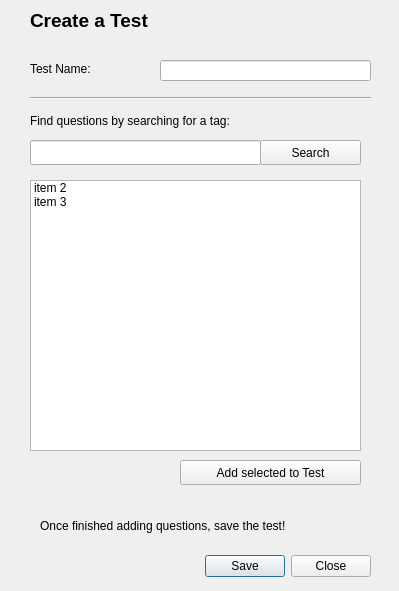
<?xml version="1.0" encoding="UTF-8"?>
<ui version="4.0">
 <class>createQuestion</class>
 <widget class="QDialog" name="createQuestion">
  <property name="geometry">
   <rect>
    <x>0</x>
    <y>0</y>
    <width>399</width>
    <height>591</height>
   </rect>
  </property>
  <property name="windowTitle">
   <string>Dialog</string>
  </property>
  <widget class="QDialogButtonBox" name="buttonBox">
   <property name="geometry">
    <rect>
     <x>30</x>
     <y>550</y>
     <width>341</width>
     <height>32</height>
    </rect>
   </property>
   <property name="orientation">
    <enum>Qt::Horizontal</enum>
   </property>
   <property name="standardButtons">
    <set>QDialogButtonBox::Close|QDialogButtonBox::Save</set>
   </property>
  </widget>
  <widget class="QLabel" name="label_6">
   <property name="geometry">
    <rect>
     <x>30</x>
     <y>10</y>
     <width>321</width>
     <height>21</height>
    </rect>
   </property>
   <property name="font">
    <font>
     <pointsize>14</pointsize>
     <weight>75</weight>
     <bold>true</bold>
    </font>
   </property>
   <property name="text">
    <string>Create a Test</string>
   </property>
  </widget>
  <widget class="QLabel" name="label_2">
   <property name="geometry">
    <rect>
     <x>30</x>
     <y>60</y>
     <width>81</width>
     <height>17</height>
    </rect>
   </property>
   <property name="text">
    <string>Test Name:</string>
   </property>
  </widget>
  <widget class="QLineEdit" name="testNameInput">
   <property name="geometry">
    <rect>
     <x>160</x>
     <y>60</y>
     <width>211</width>
     <height>21</height>
    </rect>
   </property>
  </widget>
  <widget class="Line" name="line">
   <property name="geometry">
    <rect>
     <x>30</x>
     <y>90</y>
     <width>341</width>
     <height>16</height>
    </rect>
   </property>
   <property name="orientation">
    <enum>Qt::Horizontal</enum>
   </property>
  </widget>
  <widget class="QLabel" name="label">
   <property name="geometry">
    <rect>
     <x>30</x>
     <y>110</y>
     <width>311</width>
     <height>21</height>
    </rect>
   </property>
   <property name="text">
    <string>Find questions by searching for a tag:</string>
   </property>
  </widget>
  <widget class="QLineEdit" name="lineEdit">
   <property name="geometry">
    <rect>
     <x>30</x>
     <y>140</y>
     <width>231</width>
     <height>25</height>
    </rect>
   </property>
  </widget>
  <widget class="QPushButton" name="pushButton">
   <property name="geometry">
    <rect>
     <x>260</x>
     <y>140</y>
     <width>101</width>
     <height>25</height>
    </rect>
   </property>
   <property name="text">
    <string>Search</string>
   </property>
  </widget>
  <widget class="QListWidget" name="listWidget">
   <property name="geometry">
    <rect>
     <x>30</x>
     <y>180</y>
     <width>331</width>
     <height>271</height>
    </rect>
   </property>
   <property name="selectionMode">
    <enum>QAbstractItemView::MultiSelection</enum>
   </property>
   <item>
    <property name="text">
     <string>item 2</string>
    </property>
   </item>
   <item>
    <property name="text">
     <string>item 3</string>
    </property>
   </item>
  </widget>
  <widget class="QPushButton" name="pushButton_2">
   <property name="geometry">
    <rect>
     <x>180</x>
     <y>460</y>
     <width>181</width>
     <height>25</height>
    </rect>
   </property>
   <property name="text">
    <string>Add selected to Test</string>
   </property>
  </widget>
  <widget class="QLabel" name="label_3">
   <property name="geometry">
    <rect>
     <x>40</x>
     <y>510</y>
     <width>341</width>
     <height>31</height>
    </rect>
   </property>
   <property name="text">
    <string>Once finished adding questions, save the test!</string>
   </property>
  </widget>
 </widget>
 <resources/>
 <connections>
  <connection>
   <sender>buttonBox</sender>
   <signal>accepted()</signal>
   <receiver>createQuestion</receiver>
   <slot>accept()</slot>
   <hints>
    <hint type="sourcelabel">
     <x>248</x>
     <y>254</y>
    </hint>
    <hint type="destinationlabel">
     <x>157</x>
     <y>274</y>
    </hint>
   </hints>
  </connection>
  <connection>
   <sender>buttonBox</sender>
   <signal>rejected()</signal>
   <receiver>createQuestion</receiver>
   <slot>close()</slot>
   <hints>
    <hint type="sourcelabel">
     <x>316</x>
     <y>260</y>
    </hint>
    <hint type="destinationlabel">
     <x>286</x>
     <y>274</y>
    </hint>
   </hints>
  </connection>
 </connections>
</ui>
